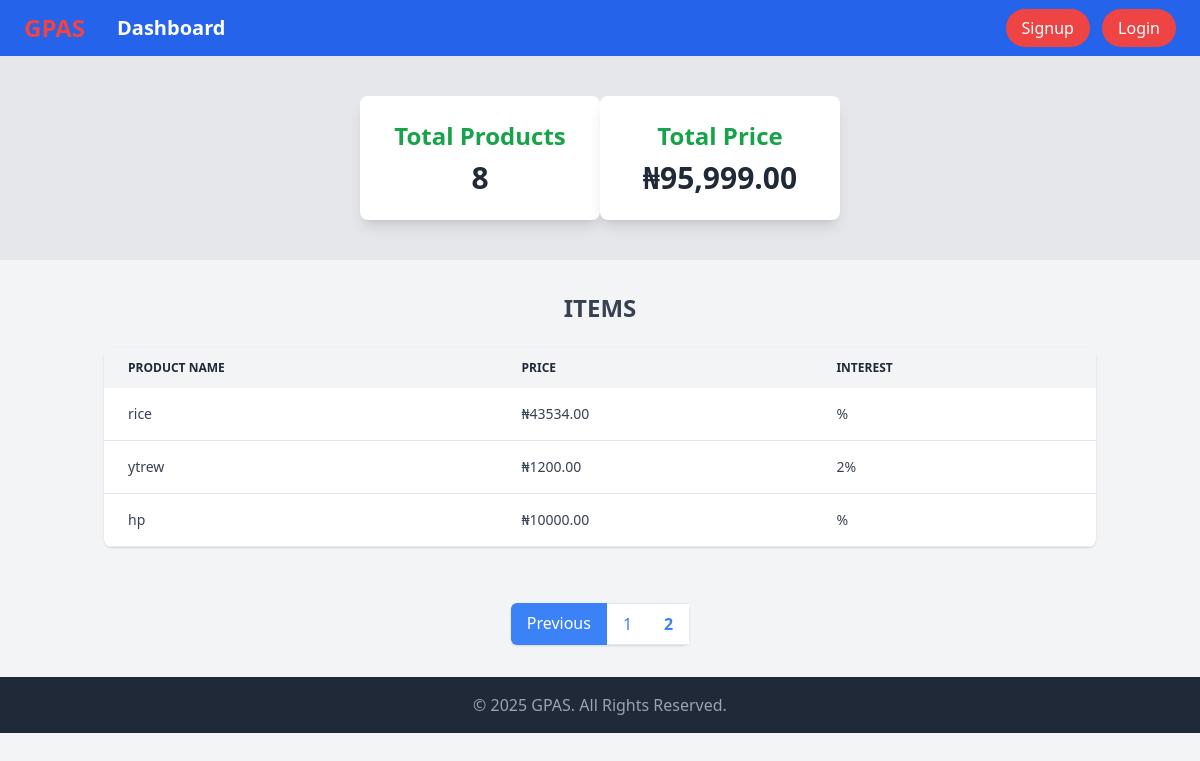
The app's page /index.php?page=2 with its own data.
### tables this page shows
CREATE TABLE `products` (
  `id` int(11) NOT NULL,
  `user_id` int(11) NOT NULL,
  `product_name` varchar(255) NOT NULL,
  `product_price` decimal(10,2) DEFAULT NULL,
  `interest_rate` varchar(50) DEFAULT NULL
);

### config/functions.php (called while the page is built)
<?php
function countAllProducts(){
    global $conn;
    $total_products_query = "SELECT COUNT(*) AS total_products FROM products";
    $total_products_result = $conn->query($total_products_query);
    $total_products = $total_products_result->fetch_assoc();
    $total_product_counts = $total_products['total_products'];
    return $total_product_counts;
}
function sumAllProductPrice(){
    global $conn;
    $total_price_query = "SELECT SUM(product_price) AS total_price FROM products";
    $total_price_result = $conn->query($total_price_query);
    $total_price = $total_price_result->fetch_assoc()['total_price'] ?? 0;
    return $total_price;
}

### index.php (the view, shortened to what this page needs)
<?php
$conn = new mysqli('localhost', 'root', '', 'gpas');
$items_per_page = 5;
$page = isset($_GET['page']) ? (int)$_GET['page'] : 1;
$offset = ($page - 1) * $items_per_page;
$result = $conn->query("SELECT COUNT(*) AS total FROM products");
$total_items = $result->fetch_assoc()['total'];
$total_pages = ceil($total_items / $items_per_page);
$sql = "SELECT * FROM products LIMIT $items_per_page OFFSET $offset";
$products = $conn->query($sql);
require_once("./config/functions.php");
$total_product_counts = countAllProducts();
$total_price = sumAllProductPrice();
?>
<!DOCTYPE html>
<html lang="en">
<head>
    <script src="https://cdn.tailwindcss.com"></script>
</head>
<body class="bg-gray-100 text-gray-800 font-sans">
    <header class="bg-blue-600 text-white">
        <nav class="w-full flex flex-col md:flex-row justify-between items-center px-6 py-3">
            <div class="flex flex-col md:flex-row gap-4 md:gap-8 items-center">
                <h1 class="text-2xl font-bold text-red-500">
                    <a href="index.php">GPAS</a>
                </h1>
                <div>
                    <a href="dashboard.php" class="text-xl font-bold">Dashboard</a>
                </div>
            </div>
            <div class="mt-4 md:mt-0">
                <a href="signup.php" class="bg-red-500 hover:bg-red-600 text-white px-4 py-2 rounded-full">Signup</a>
                <a href="login.php" class="bg-red-500 hover:bg-red-600 text-white px-4 py-2 rounded-full ml-2">Login</a>
            </div>
        </nav>
    </header>
    <section class="flex flex-col md:flex-row justify-evenly bg-gray-200">
        <div class="py-10 flex flex-col md:flex-row items-center justify-around">
            <div class="bg-white shadow-lg rounded-lg p-6 w-60 text-center mb-4 md:mb-0">
                <h2 class="text-2xl font-semibold mb-2 text-green-600">Total Products</h2>
                <p class="text-3xl font-bold"><?php echo $total_product_counts; ?></p>
            </div>
            <div class="bg-white shadow-lg rounded-lg p-6 w-60 text-center">
                <h2 class="text-2xl font-semibold mb-2 text-green-600">Total Price</h2>
                <p class="text-3xl font-bold">₦<?php echo number_format($total_price, 2); ?></p>
            </div>
        </div>
    </section>
    <section class="py-8">
        <div class="container mx-auto px-4">
            <h2 class="text-center text-2xl font-bold text-gray-700 mb-6">ITEMS</h2>
            <div class="overflow-x-auto bg-white shadow rounded-lg">
                <table class="w-full text-sm text-left text-gray-700">
                    <thead class="bg-gray-100 text-gray-800 text-xs uppercase">
                        <tr>
                            <th class="px-6 py-3">Product Name</th>
                            <th class="px-6 py-3">Price</th>
                            <th class="px-6 py-3">Interest</th>
                        </tr>
                    </thead>
                    <tbody>
                        <?php if ($products->num_rows > 0): ?>
                            <?php while ($product = $products->fetch_assoc()): ?>
                                <tr class="border-b hover:bg-gray-50">
                                    <td class="px-6 py-4"><?php echo htmlspecialchars($product['product_name']); ?></td>
                                    <td class="px-6 py-4">₦<?php echo htmlspecialchars($product['product_price']); ?></td>
                                    <td class="px-6 py-4"><?php echo htmlspecialchars($product['interest_rate']); ?>%</td>
                                </tr>
                            <?php endwhile; ?>
                        <?php else: ?>
                            <tr>
                                <td colspan="3" class="px-6 py-4 text-center text-gray-500">No products found.</td>
                            </tr>
                        <?php endif; ?>
                    </tbody>
                </table>
            </div>
        </div>
    </section>
    <div class="flex justify-center mt-6">
        <nav class="inline-flex rounded-md shadow">
            <?php if ($page > 1): ?>
                <a href="index.php?page=<?php echo $page - 1; ?>" class="px-4 py-2 bg-blue-500 text-white rounded-l-md hover:bg-blue-600">Previous</a>
            <?php endif; ?>
            <?php for ($i = 1; $i <= $total_pages; $i++): ?>
                <a href="index.php?page=<?php echo $i; ?>" class="px-4 py-2 bg-white border-t border-b border-gray-200 text-blue-500 hover:bg-gray-100 <?php echo ($i == $page) ? 'font-bold bg-gray-100' : ''; ?>">
                    <?php echo $i; ?>
                </a>
            <?php endfor; ?>
        </nav>
    </div>
    <footer class="bg-gray-800 text-gray-400 py-4 mt-8 text-center">
        <p>&copy; 2025 GPAS. All Rights Reserved.</p>
    </footer>
</body>
</html>

### records on screen
products: product_name "rice", product_price "43534.00"
products: product_name "ytrew", product_price "1200.00", interest_rate "2"
products: product_name "hp", product_price "10000.00"

### other values on screen
$total_product_counts "8"
$total_price "95,999.00"
